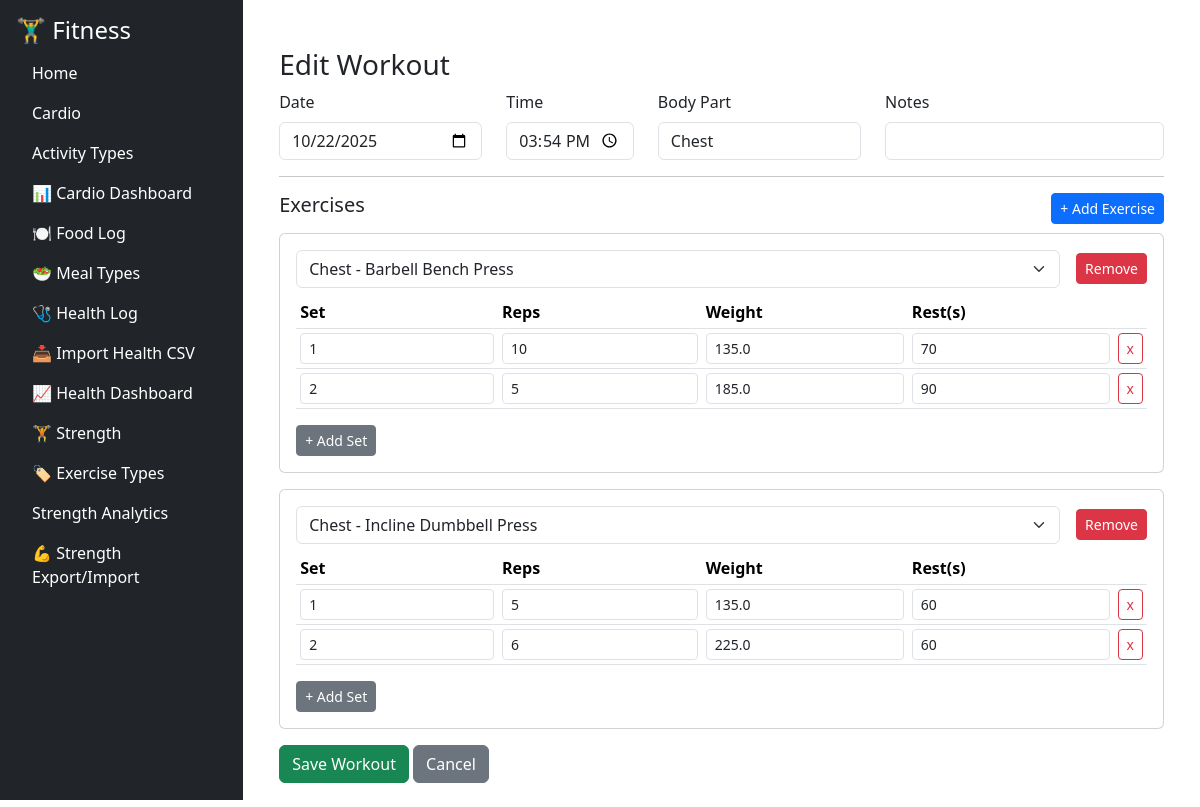
Page /strength/strength/edit/4 on the committed database.
### tables this page shows
CREATE TABLE workouts (
        id INTEGER PRIMARY KEY AUTOINCREMENT,
        date TEXT NOT NULL,
        time TEXT,
        body_part TEXT,
        notes TEXT
    );

CREATE TABLE exercises (
        id INTEGER PRIMARY KEY AUTOINCREMENT,
        workout_id INTEGER NOT NULL,
        exercise_name TEXT NOT NULL,
        FOREIGN KEY (workout_id) REFERENCES workouts(id)
    );

CREATE TABLE exercise_types (
        id INTEGER PRIMARY KEY AUTOINCREMENT,
        name TEXT NOT NULL UNIQUE,
        body_part TEXT
    );

CREATE TABLE sets (
        id INTEGER PRIMARY KEY AUTOINCREMENT,
        exercise_id INTEGER NOT NULL,
        set_number INTEGER,
        reps INTEGER,
        weight REAL,
        rest_seconds INTEGER,
        FOREIGN KEY (exercise_id) REFERENCES exercises(id)
    );

### fitness/strength/routes/strength_routes.py (the view, shortened to what this page needs)
@strength_bp.route('/strength/edit/<int:id>', methods=['GET', 'POST'])
def strength_edit(id):
    conn = get_connection()
    exercise_types = conn.execute("SELECT * FROM exercise_types ORDER BY body_part, name").fetchall()
    workout = conn.execute("SELECT * FROM workouts WHERE id=?", (id,)).fetchone()
    exercises = conn.execute("SELECT * FROM exercises WHERE workout_id=? ORDER BY id", (id,)).fetchall()
    ex_list = []
    for ex in exercises:
        sets = conn.execute("SELECT * FROM sets WHERE exercise_id=? ORDER BY set_number", (ex['id'],)).fetchall()
        ex_list.append({'exercise': ex, 'sets': sets})
    conn.close()
    return render_template('strength_form.html', action="Edit", exercise_types=exercise_types,
                           workout=workout, exercises=ex_list)

### fitness/db/db.py (called while the page is built)
def get_connection():
    conn = sqlite3.connect(DB_PATH)
    conn.row_factory = sqlite3.Row
    return conn

### fitness/strength/templates/strength_form.html (shortened to what this page needs)
{% extends "base.html" %}
{% block content %}
<div class="container mt-4">
  <h3>{{ action }} Workout</h3>
  <form id="workoutForm" method="POST">
    <div class="row mb-3">
      <div class="col-md-3">
        <label class="form-label">Date</label>
        <input type="date" name="date" class="form-control" required
               value="{{ workout['date'] if workout else '' }}">
      </div>
      <div class="col-md-2">
        <label class="form-label">Time</label>
        <input type="time" name="time" class="form-control" value="{{ workout['time'] if workout else '' }}">
      </div>
      <div class="col-md-3">
        <label class="form-label">Body Part</label>
        <input type="text" name="body_part" class="form-control" value="{{ workout['body_part'] if workout else '' }}">
      </div>
      <div class="col-md-4">
        <label class="form-label">Notes</label>
        <input type="text" name="notes" class="form-control" value="{{ workout['notes'] if workout else '' }}">
      </div>
    </div>
    <hr>
    <div class="d-flex justify-content-between align-items-center mb-2">
      <h5>Exercises</h5>
      <button type="button" id="addExerciseBtn" class="btn btn-sm btn-primary">+ Add Exercise</button>
    </div>
    <div id="exercisesContainer">
      {% if exercises %}
        {% for ex in exercises %}
        <div class="exercise card mb-3" data-ex-index="{{ loop.index0 }}">
          <div class="card-body">
            <div class="d-flex mb-2 align-items-center">
              <select class="form-select me-2 ex-name">
                {% for et in exercise_types %}
                <option value="{{ et['name'] }}" {% if ex.exercise['exercise_name']==et['name'] %}selected{% endif %}>
                  {{ et['body_part'] }} - {{ et['name'] }}
                </option>
                {% endfor %}
              </select>
              <button type="button" class="btn btn-danger btn-sm ms-2 removeExercise">Remove</button>
            </div>
            <table class="table table-sm sets-table">
              <thead><tr><th>Set</th><th>Reps</th><th>Weight</th><th>Rest(s)</th><th></th></tr></thead>
              <tbody>
                {% for s in ex.sets %}
                <tr>
                  <td><input class="form-control form-control-sm set-number" value="{{ s['set_number'] }}"></td>
                  <td><input class="form-control form-control-sm reps" value="{{ s['reps'] }}"></td>
                  <td><input class="form-control form-control-sm weight" value="{{ s['weight'] }}"></td>
                  <td><input class="form-control form-control-sm rest" value="{{ s['rest_seconds'] }}"></td>
                  <td><button type="button" class="btn btn-sm btn-outline-danger removeSet">x</button></td>
                </tr>
                {% endfor %}
              </tbody>
            </table>
            <button type="button" class="btn btn-sm btn-secondary addSet">+ Add Set</button>
          </div>
        </div>
        {% endfor %}
      {% endif %}
    </div>
    <div class="mt-3">
      <button type="submit" class="btn btn-success">Save Workout</button>
      <a href="{{ url_for('strength_bp.strength_list') }}" class="btn btn-secondary">Cancel</a>
    </div>
  </form>
</div>
{% endblock %}

### rows in the picture
workouts: date "10/22/2025", time "15:54", body_part "Chest"
exercises: exercise_name.body_part "Chest - Barbell Bench Press"
sets: set_number "1", reps "10", weight "135.0", rest_seconds "70"
sets: set_number "2", reps "5", weight "185.0", rest_seconds "90"
exercises: exercise_name.body_part "Chest - Incline Dumbbell Press"
sets: set_number "1", reps "5", weight "135.0", rest_seconds "60"
sets: set_number "2", reps "6", weight "225.0", rest_seconds "60"

### other values in the picture
{{ action }} "Edit"
